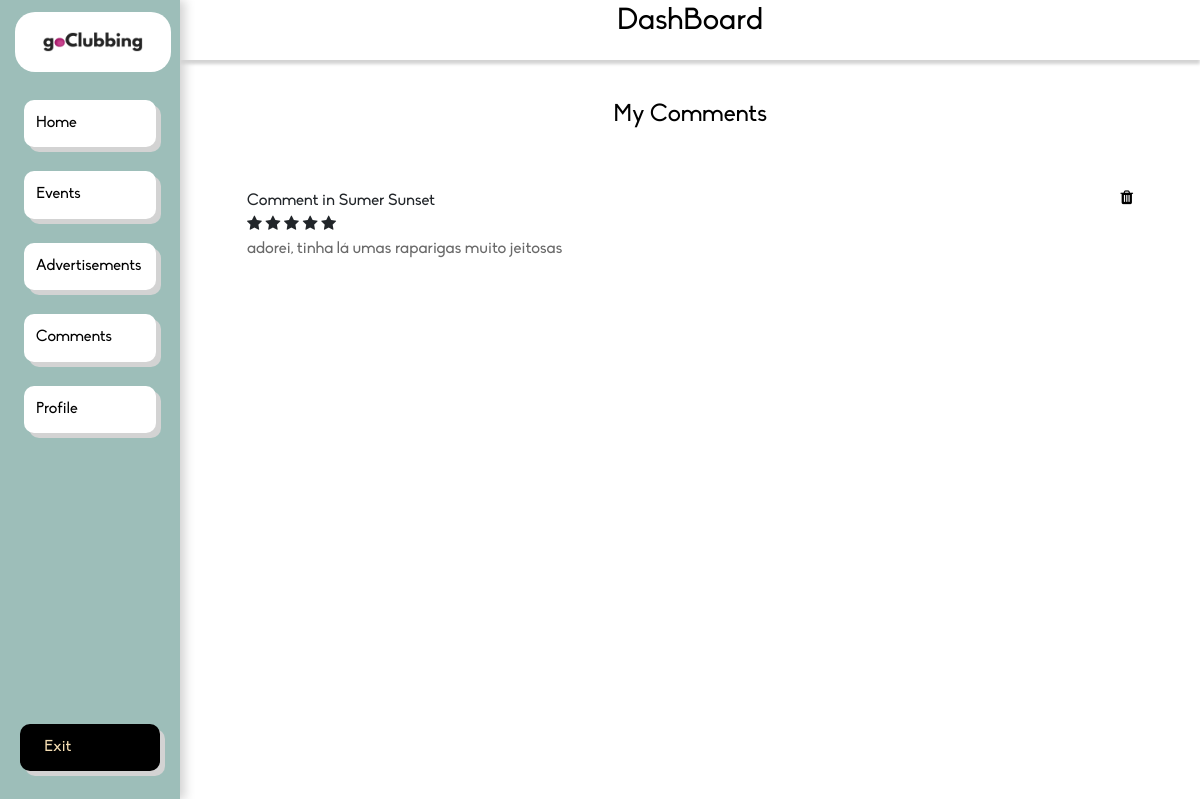
The app's page /dashboard/comments/ (signed in), older data.
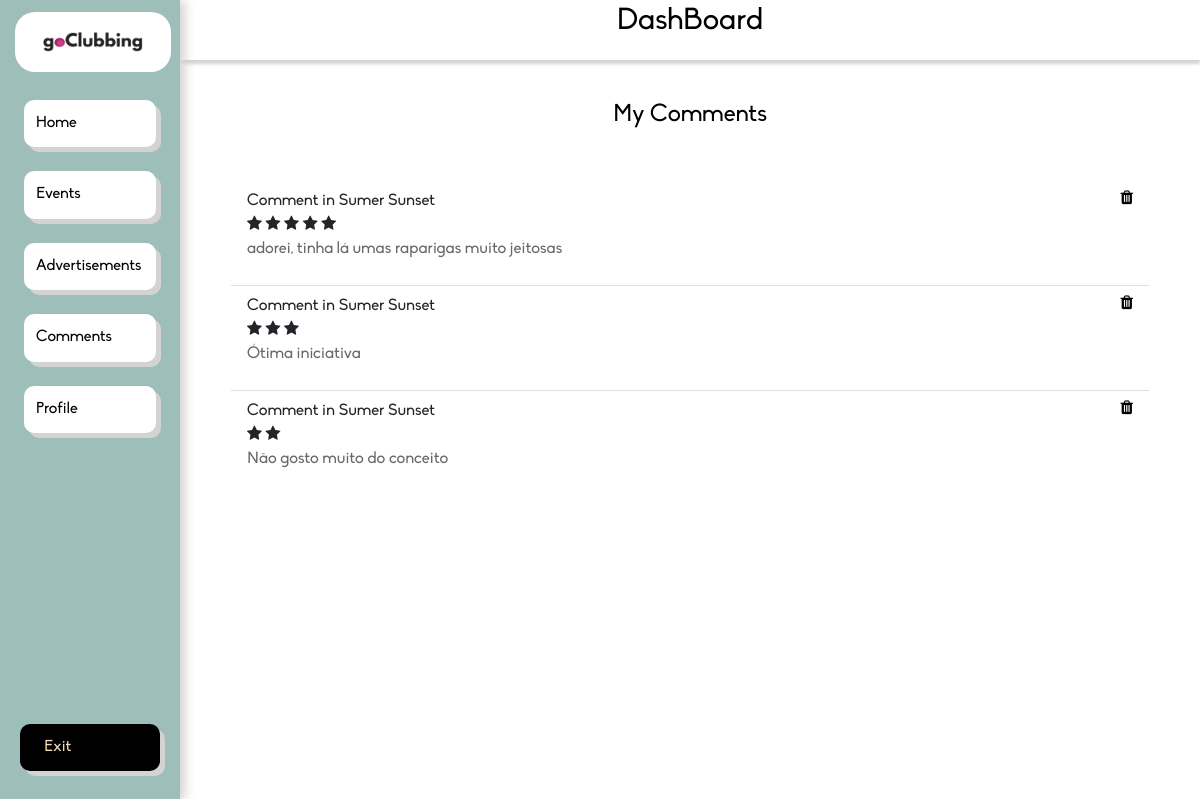
The same page, newer data.
### app/models.py (models this page shows, shortened)
class Comment(models.Model):
    classification = models.IntegerField()
    body = models.CharField(max_length=1024)
    event = models.ForeignKey(Event, on_delete=models.CASCADE)

class Event(models.Model):
    name = models.CharField(max_length=100)
    location = models.CharField(max_length=100)
    datetime = models.DateTimeField(auto_now=False, auto_now_add=False)
    type = models.ForeignKey(Event_Type, on_delete=models.CASCADE)
    theme = models.CharField(max_length=100)
    min_age = models.IntegerField()
    organization = models.CharField(max_length=100)
    dress_code = models.CharField(max_length=100)
    business = models.ForeignKey(Business, on_delete=models.CASCADE)
    def __str__(self):
        return self.name

### app/views.py (the view)
# urls.py: path('dashboard/comments/', dashboard_my_comments, name='dashboard_my_comments'),
def dashboard_my_comments(request):
    if not request.user.is_authenticated or request.user.is_superuser:
        return redirect('/login/')
    comments = Comment.objects.all()
    business = Business.objects.get(user_id=request.user.id)
    tparams = {'comments': comments, 'self': business}
    return render(request, "see_comments.html", tparams)

### app/templates/see_comments.html
{% extends "dashboard.html" %}
{% load static %}
{% block content %}
<div>
    <div>
        <h4 class="form-title" style="color:#000; margin-top: 4%;">My Comments</h4>
    </div>
    <ul class="list-group list-group-flush my-list">
        {% for comment in comments %}
            {% if comment.event.business == self %}
        <li class="list-group-item"><p style="margin-bottom: 0%">Comment in {{ comment.event }}<a href="{% url 'dashboard_comment_delete' num=comment.id %}"><i class="fa fa-trash black"></i></a></p>{% with ''|center:comment.classification as range %} {% for n in range %} <i class="fa fa-star"></i> {% endfor %}{% endwith %}<p style="color:#696969;">{{ comment.body }}</p></li>
            {% endif %}
        {% endfor %}
    </ul>
</div>
{% endblock %}

Row changes from the older to the newer data that the page shows:
added Comment: event "Sumer Sunset", classification 3 (drawn), body "Ótima iniciativa"
added Comment: event "Sumer Sunset", classification 2 (drawn), body "Não gosto muito do conceito"
